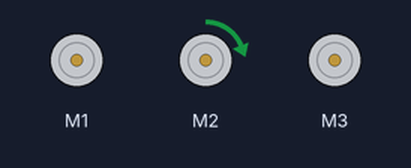
Recording of a sketch running on a simulated Arduino Uno, built with avr-gcc and run on an emulated ATmega328P. Parts: 3 × DC motor (green arrow = forward, orange = backward, longer = faster).

Above: at 0.1 s.
Timing chart, 0 to 1.6 s (numbered marks = the images above):
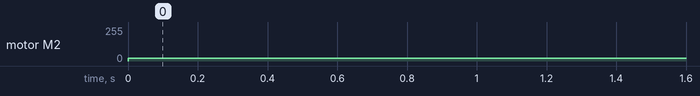

The sketch:

Wire_Tensioning.ino
```cpp
#include <Wire.h>
#include <Adafruit_MotorShield.h>
#include <Arduino.h>

// Motor Shield V2
Adafruit_MotorShield AFMS = Adafruit_MotorShield();
Adafruit_DCMotor *m1, *m2, *m3;


void setup() {
  // put your setup code here, to run once:
  AFMS.begin(); // Motor Shield initialisieren
  m1=AFMS.getMotor(1); m2=AFMS.getMotor(2); m3=AFMS.getMotor(3);
  m1->setSpeed(0); m1->run(FORWARD);
  m2->setSpeed(20); m2->run(FORWARD);
  m3->setSpeed(0); m3->run(FORWARD);
}

void loop() {
  // put your main code here, to run repeatedly:

}
```

Measured:
- by itself, motor M2: stopped → forward 20/255 at 0.00 s
